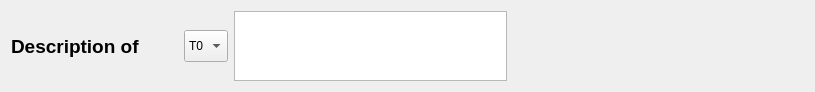
   <widget class="QWidget" name="layoutWidget">
    <property name="geometry">
     <rect>
      <x>180</x>
      <y>440</y>
      <width>815</width>
      <height>73</height>
     </rect>
    </property>
    <layout class="QHBoxLayout" name="busDataSourceHorizontalLayout">
     <item>
      <widget class="QLabel" name="label_6">
       <property name="sizePolicy">
        <sizepolicy hsizetype="Minimum" vsizetype="Maximum">
         <horstretch>0</horstretch>
         <verstretch>0</verstretch>
        </sizepolicy>
       </property>
       <property name="maximumSize">
        <size>
         <width>170</width>
         <height>32</height>
        </size>
       </property>
       <property name="font">
        <font>
         <pointsize>14</pointsize>
         <weight>75</weight>
         <bold>true</bold>
        </font>
       </property>
       <property name="text">
        <string>Description of</string>
       </property>
      </widget>
     </item>
     <item>
      <spacer name="horizontalSpacer">
       <property name="orientation">
        <enum>Qt::Horizontal</enum>
       </property>
       <property name="sizeType">
        <enum>QSizePolicy::Fixed</enum>
       </property>
       <property name="sizeHint" stdset="0">
        <size>
         <width>38</width>
         <height>32</height>
        </size>
       </property>
      </spacer>
     </item>
     <item>
      <widget class="QComboBox" name="descriptionOfComboBox">
       <property name="maximumSize">
        <size>
         <width>16777215</width>
         <height>32</height>
        </size>
       </property>
       <item>
        <property name="text">
         <string>T0</string>
        </property>
       </item>
       <item>
        <property name="text">
         <string>T1</string>
        </property>
       </item>
       <item>
        <property name="text">
         <string>T2</string>
        </property>
       </item>
       <item>
        <property name="text">
         <string>T3</string>
        </property>
       </item>
       <item>
        <property name="text">
         <string>T4</string>
        </property>
       </item>
       <item>
        <property name="text">
         <string>T5</string>
        </property>
       </item>
       <item>
        <property name="text">
         <string>T6</string>
        </property>
       </item>
      </widget>
     </item>
     <item>
      <widget class="QTextEdit" name="descriptionArea"/>
     </item>
     <item>
      <spacer name="horizontalSpacer_2">
       <property name="orientation">
        <enum>Qt::Horizontal</enum>
       </property>
       <property name="sizeType">
        <enum>QSizePolicy::Fixed</enum>
       </property>
       <property name="sizeHint" stdset="0">
        <size>
         <width>297</width>
         <height>20</height>
        </size>
       </property>
      </spacer>
     </item>
    </layout>
   </widget>
